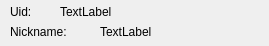
<?xml version="1.0" encoding="UTF-8"?>
<ui version="4.0">
 <class>PlayerInfo</class>
 <widget class="QWidget" name="PlayerInfo">
  <property name="geometry">
   <rect>
    <x>0</x>
    <y>0</y>
    <width>269</width>
    <height>46</height>
   </rect>
  </property>
  <property name="windowTitle">
   <string>Form</string>
  </property>
  <widget class="QLabel" name="uiddisplay">
   <property name="geometry">
    <rect>
     <x>60</x>
     <y>0</y>
     <width>251</width>
     <height>23</height>
    </rect>
   </property>
   <property name="text">
    <string>TextLabel</string>
   </property>
  </widget>
  <widget class="QLabel" name="nicknamedisplay">
   <property name="geometry">
    <rect>
     <x>100</x>
     <y>20</y>
     <width>261</width>
     <height>23</height>
    </rect>
   </property>
   <property name="text">
    <string>TextLabel</string>
   </property>
  </widget>
  <widget class="QLabel" name="label">
   <property name="geometry">
    <rect>
     <x>10</x>
     <y>0</y>
     <width>31</width>
     <height>23</height>
    </rect>
   </property>
   <property name="text">
    <string>Uid:</string>
   </property>
  </widget>
  <widget class="QLabel" name="label_2">
   <property name="geometry">
    <rect>
     <x>10</x>
     <y>20</y>
     <width>91</width>
     <height>23</height>
    </rect>
   </property>
   <property name="text">
    <string>Nickname:</string>
   </property>
  </widget>
 </widget>
 <resources/>
 <connections/>
</ui>
